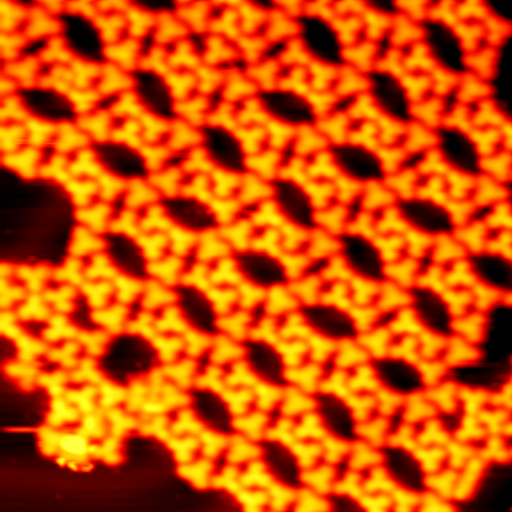
#> input picture images/00.png, 1024 x 1024 px (shown at 1/2 size); its folder holds 2 pictures in this run
$ python predict_big_pic.py   (older library calls are emulated)
#> lines starting #> are read from the running program, lines starting #| are printed output that depends on the picture

import os
import sys
from datetime import datetime
from itertools import combinations
from tkinter import image_names

import matplotlib.pyplot as plt
import numpy as np
import skimage.io
from cv2 import split
from PIL import Image
from sklearn.feature_extraction import img_to_graph
from tqdm import tqdm

from mrcnn.config import Config


def get_files(file_path, file_type):                            #用os.walk获取该目录下的所有文件绝对路径并制作list

    all_filename_list = []
    filename_list = []
    file_path= str(file_path)
    #for filepath,dirname,filename in os.walk(r'C:\Users\73594\Desktop\voc dataset\image'):   #右键获取datadet文件夹的路径并粘贴
    for filepath,dirname,filename in os.walk(file_path):
        for filename in filename:
            all_filename_list += [os.path.join(filepath,filename)]
    for each_name in all_filename_list:                                                 #筛选 特定文件类型并组成新的list
        if each_name[-3:] == file_type:                                                     #请修改文件类型
            filename_list += [each_name]

    return filename_list

def overlap_cut(img_name):                                                                  #交叠截图并保存
    #获取图片基本信息
#> called with img_name = '00.png'
    img_path = os.path.join(os.getcwd(), 'images', img_name)
    img = Image.open(img_path)
#> img is the input picture: PIL image 1024x1024 RGB; mean R, G, B 205.4, 80.7, 0.6
    img = img.resize((1024,1024),Image.ANTIALIAS)
    img_width = img.size[0]
#> img_width = 1024
    img_hight = img.size[1]
#> img_hight = 1024

    #定义分割单元
    mini_width = int(img.size[0]//5)
#> mini_width = 204
    mini_hight = int(img.size[1]//5)
#> mini_hight = 204

    #分割四张有最小分割单元的图片重叠的图片
    mini_img_1 = img.crop((0, 0, mini_width*3, mini_hight*3))
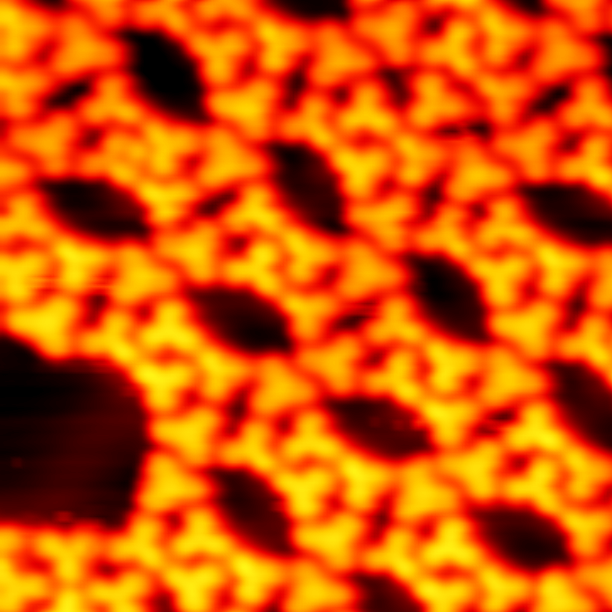
#> mini_img_1: PIL image 612x612 RGB; mean R, G, B 211.2, 82, 0.3
    mini_img_1.save(os.path.join(os.getcwd(), 'img_cache', 'pre_predict', '1.png'))                                #保存左上

    mini_img_2 = img.crop((mini_width*2, 0, mini_width*5, mini_hight*3))
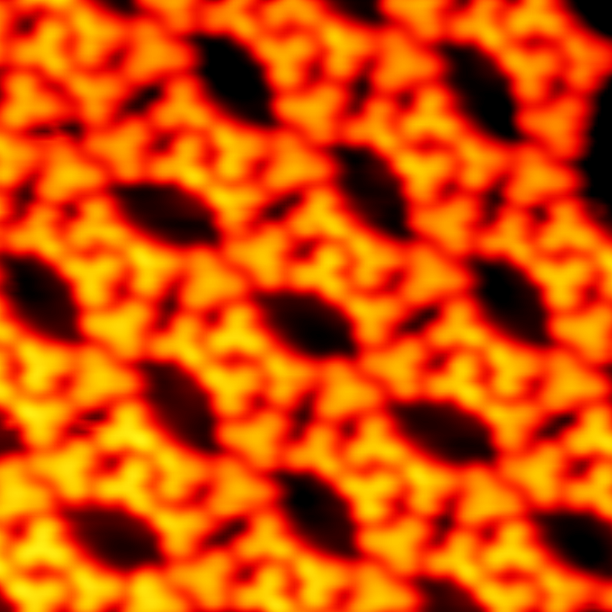
#> mini_img_2: PIL image 612x612 RGB; mean R, G, B 212, 74.3, 0.1
    mini_img_2.save(os.path.join(os.getcwd(), 'img_cache', 'pre_predict', '2.png'))                                #保存右上

    mini_img_3 = img.crop((0, mini_hight*2, mini_width*3, mini_hight*5))
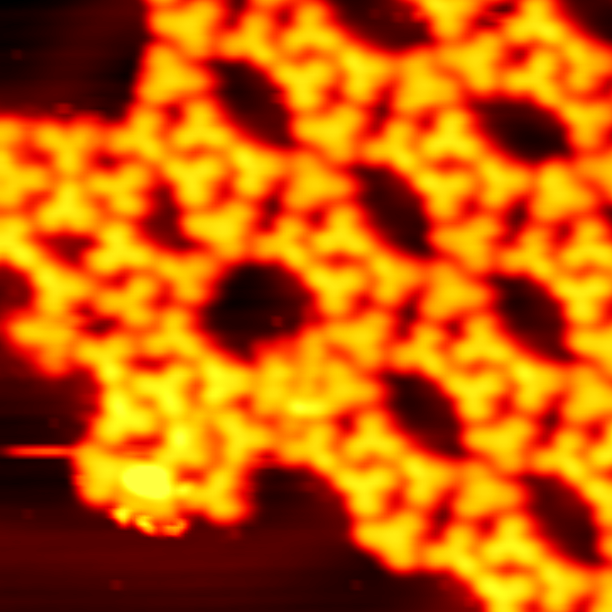
#> mini_img_3: PIL image 612x612 RGB; mean R, G, B 199.1, 89.6, 1.3
    mini_img_3.save(os.path.join(os.getcwd(), 'img_cache', 'pre_predict', '3.png'))                                #保存左下

    mini_img_4 = img.crop((mini_width*2, mini_width*2, mini_width*5, mini_hight*5))
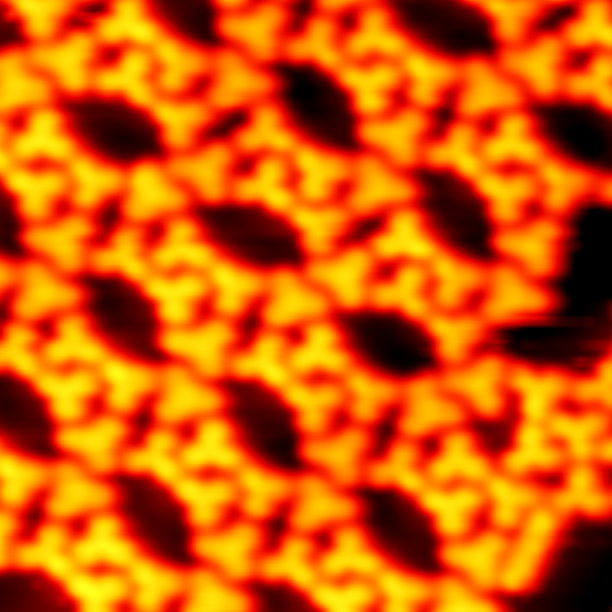
#> mini_img_4: PIL image 612x612 RGB; mean R, G, B 212.5, 88.1, 0.6
    mini_img_4.save(os.path.join(os.getcwd(), 'img_cache', 'pre_predict', '4.png'))                                #保存右下

# [4 lines left out: function cut_white_edge, not called in this run]

def crop_paste(img_path_list, save_path, new_img_name):

#> (the run stopped early here; a loop or call above may not have finished)
